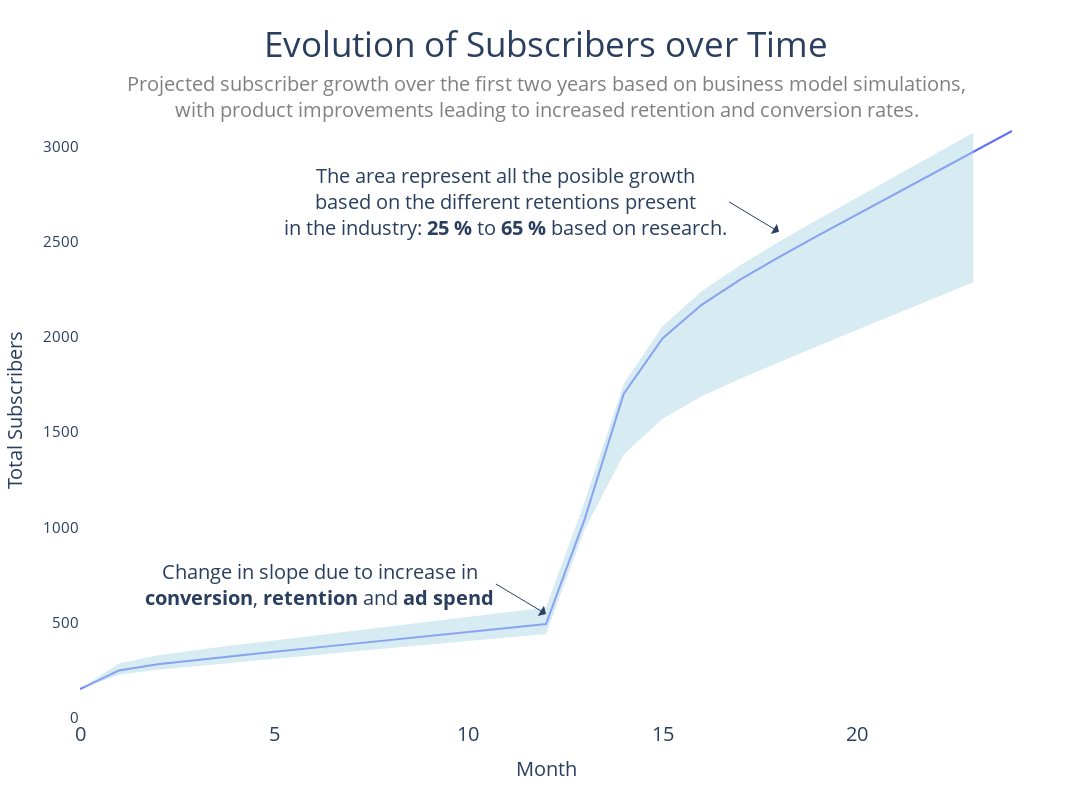

Source (notebook cell):
### Code cell
import plotly.graph_objects as go


fig = px.line(
    subscribers,
    x='month',
    y="(All) Total Current Subscribers",
    title="Evolution of Subscribers over Time",
    labels={
        "(All) Total Current Subscribers": "Total Subscribers",
        "month": "Month"}
)

fig.update_layout(
    plot_bgcolor='white',  
    paper_bgcolor='white',
    title_font=dict(size=35),
    title={'x':0.5, 'y':0.96, 'xanchor': 'center'},
    height=800,  
    width=1200,
    showlegend=False 
).update_xaxes(
    title_font=dict(size=20),
    tickfont_size=20,
    showgrid=False 
).update_yaxes(
    title_font=dict(size=20),
    tickfont_size=15,
    showgrid=False
).add_annotation(
    text="Change in slope due to increase in<br><b>conversion</b>, <b>retention</b> and <b>ad spend</b>",
    x=12,
    y=491.468,
    arrowhead=1,
    yshift=10,
    xanchor="right",
    showarrow=True,
    font=dict(size=20),
    arrowsize=2,
    align="center",
    ax=-50,  
    ay=-30
)

fig.add_annotation(
    text="Projected subscriber growth over the first two years based on business model simulations,<br>with product improvements leading to increased retention and conversion rates.",
    xref="paper", yref="paper",
    x=0.5, y=0.96,  
    showarrow=False,
    font=dict(size=20, color="grey"),
    xanchor='center', yanchor='bottom',
)

#fig.update_layout(template='plotly_white') 

# Agrega la línea para el límite inferior de la incertidumbre
fig.add_trace(go.Scatter(
    x=subscription25['month'],
    y=subscription25['(All) Total Current Subscribers'],
    mode='lines',
    line=dict(width=0),
    showlegend=False
))

# Agrega la línea para el límite superior de la incertidumbre
fig.add_trace(go.Scatter(
    x=subscription65['month'],
    y=subscription65['(All) Total Current Subscribers'],
    mode='lines',
    fill='tonexty',  # Esto rellena el área entre la línea superior y la línea inferior
    fillcolor='rgba(173, 216, 230, 0.5)',  # Un color azul claro con transparencia
    line=dict(width=0),
    showlegend=False
))

fig.add_annotation(
    text="The area represent all the posible growth<br>"
         "based on the different retentions present<br>"
         "in the industry: <b>25 %</b> to <b>65 %</b> based on research.",
    x=18,
    y=2500,
    arrowhead=1,
    yshift=10,
    xanchor="right",
    showarrow=True,
    font=dict(size=20),
    arrowsize=2,
    align="center",
    ax=-50,  
    ay=-30
)

fig.show()

### Figure 1 — Plotly figure (JSON) as saved in the notebook; plotly's stock layout.template omitted (floating-point values rounded to 4 significant figures)
{"data": [{"hovertemplate": "Month=%{x}<br>Total Subscribers=%{y}<extra></extra>", "legendgroup": "", "line": {"color": "#636efa", "dash": "solid"}, "marker": {"symbol": "circle"}, "mode": "lines", "name": "", "orientation": "v", "showlegend": false, "type": "scatter", "x": [0, 1, 2, 3, 4, 5, 6, 7, 8, 9, 10, 11, 12, 13, 14, 15, 16, 17, 18, 19, 20, 21, 22, 23, 24], "xaxis": "x", "y": [150, 246.9, 280.1, 303.0, 324.2, 345.2, 366.1, 387.0, 407.9, 428.8, 449.7, 470.6, 491.5, 1045.0, 1701.0, 1992.0, 2168.0, 2301.0, 2419.0, 2532.0, 2643.0, 2753.0, 2863.0, 2973.0, 3083.0], "yaxis": "y"}, {"line": {"width": 0}, "mode": "lines", "showlegend": false, "type": "scatter", "x": [0, 1, 2, 3, 4, 5, 6, 7, 8, 9, 10, 11, 12, 13, 14, 15, 16, 17, 18, 19, 20, 21, 22, 23], "y": [150, 224.4, 251.8, 271.7, 290.6, 309.2, 327.8, 346.4, 365.1, 383.7, 402.3, 420.9, 439.5, 990.6, 1382.0, 1570.0, 1687.0, 1781.0, 1868.0, 1952.0, 2036.0, 2120.0, 2204.0, 2288.0]}, {"fill": "tonexty", "fillcolor": "rgba(173, 216, 230, 0.5)", "line": {"width": 0}, "mode": "lines", "showlegend": false, "type": "scatter", "x": [0, 1, 2, 3, 4, 5, 6, 7, 8, 9, 10, 11, 12, 13, 14, 15, 16, 17, 18, 19, 20, 21, 22, 23], "y": [150, 284.4, 327.3, 355.3, 380.6, 405.5, 430.2, 454.9, 479.6, 504.4, 529.1, 553.8, 578.5, 1137.0, 1753.0, 2057.0, 2239.0, 2377.0, 2500.0, 2617.0, 2732.0, 2846.0, 2960.0, 3073.0]}], "layout": {"annotations": [{"align": "center", "arrowhead": 1, "arrowsize": 2, "ax": -50, "ay": -30, "font": {"size": 20}, "showarrow": true, "text": "Change in slope due to increase in<br><b>conversion</b>, <b>retention</b> and <b>ad spend</b>", "x": 12, "xanchor": "right", "y": 491.5, "yshift": 10}, {"font": {"color": "grey", "size": 20}, "showarrow": false, "text": "Projected subscriber growth over the first two years based on business model simulations,<br>with product improvements leading to increased retention and conversion rates.", "x": 0.5, "xanchor": "center", "xref": "paper", "y": 0.96, "yanchor": "bottom", "yref": "paper"}, {"align": "center", "arrowhead": 1, "arrowsize": 2, "ax": -50, "ay": -30, "font": {"size": 20}, "showarrow": true, "text": "The area represent all the posible growth<br>based on the different retentions present<br>in the industry: <b>25 %</b> to <b>65 %</b> based on research.", "x": 18, "xanchor": "right", "y": 2500, "yshift": 10}], "height": 800, "legend": {"tracegroupgap": 0}, "paper_bgcolor": "white", "plot_bgcolor": "white", "showlegend": false, "title": {"font": {"size": 35}, "text": "Evolution of Subscribers over Time", "x": 0.5, "xanchor": "center", "y": 0.96}, "width": 1200, "xaxis": {"anchor": "y", "domain": [0, 1], "showgrid": false, "tickfont": {"size": 20}, "title": {"font": {"size": 20}, "text": "Month"}}, "yaxis": {"anchor": "x", "domain": [0, 1], "showgrid": false, "tickfont": {"size": 15}, "title": {"font": {"size": 20}, "text": "Total Subscribers"}}}}
